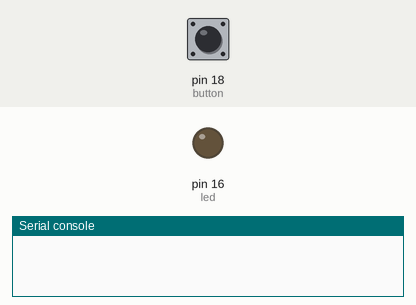
The program below on a simulated MicroPython board. On the bench: output pins drawn as LEDs (lit = HIGH), the last lines printed to the serial console. Dashed ring = blinking. The inputs (shaded band) are chosen by the test bench; at power-on: pin 18 (button) LOW.

Above: at 1.2 s.
1.3 s: pin 18 (button) pulled HIGH for 0.15 s
At 2.1 s:
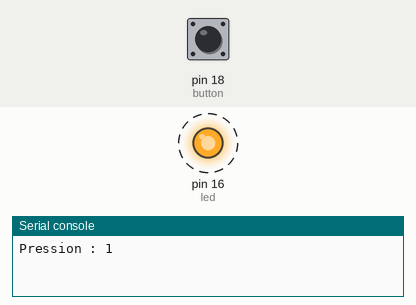
Timing chart, 0 to 10.4 s (numbered marks = the images above; inputs shaded):
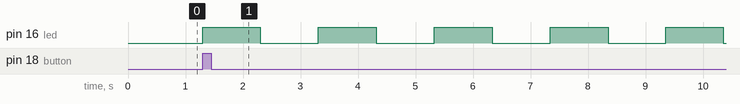

The program:

ledON.py
```python
import machine
import utime

led = machine.Pin(16, machine.Pin.OUT)
button = machine.Pin(18, machine.Pin.IN, machine.Pin.PULL_DOWN)

nbPressions = 0

ancienBouton = 0

etatLed = 0
dernierChangementLed = utime.ticks_ms()

dernierClic = 0


while True:

    maintenant = utime.ticks_ms()

    bouton = button.value()

    if bouton == 1 and ancienBouton == 0:


        if utime.ticks_diff(maintenant, dernierClic) > 200:

            nbPressions += 1
            dernierClic = maintenant

            print("Pression :", nbPressions)

    ancienBouton = bouton


    if nbPressions == 0:
        led.value(0)


    elif nbPressions == 1:

        if utime.ticks_diff(maintenant, dernierChangementLed) >= 1000:

            etatLed = not etatLed
            led.value(etatLed)

            dernierChangementLed = maintenant


    elif nbPressions == 2:

        if utime.ticks_diff(maintenant, dernierChangementLed) >= 200:

            etatLed = not etatLed
            led.value(etatLed)

            dernierChangementLed = maintenant


    elif nbPressions >= 3:

        led.value(0)


    utime.sleep_ms(9)
```

Measured:
- after the input at 1.3 s, pin 16 (led): alternates HIGH for 1.0 s and LOW for 1.0 s, starting at once
